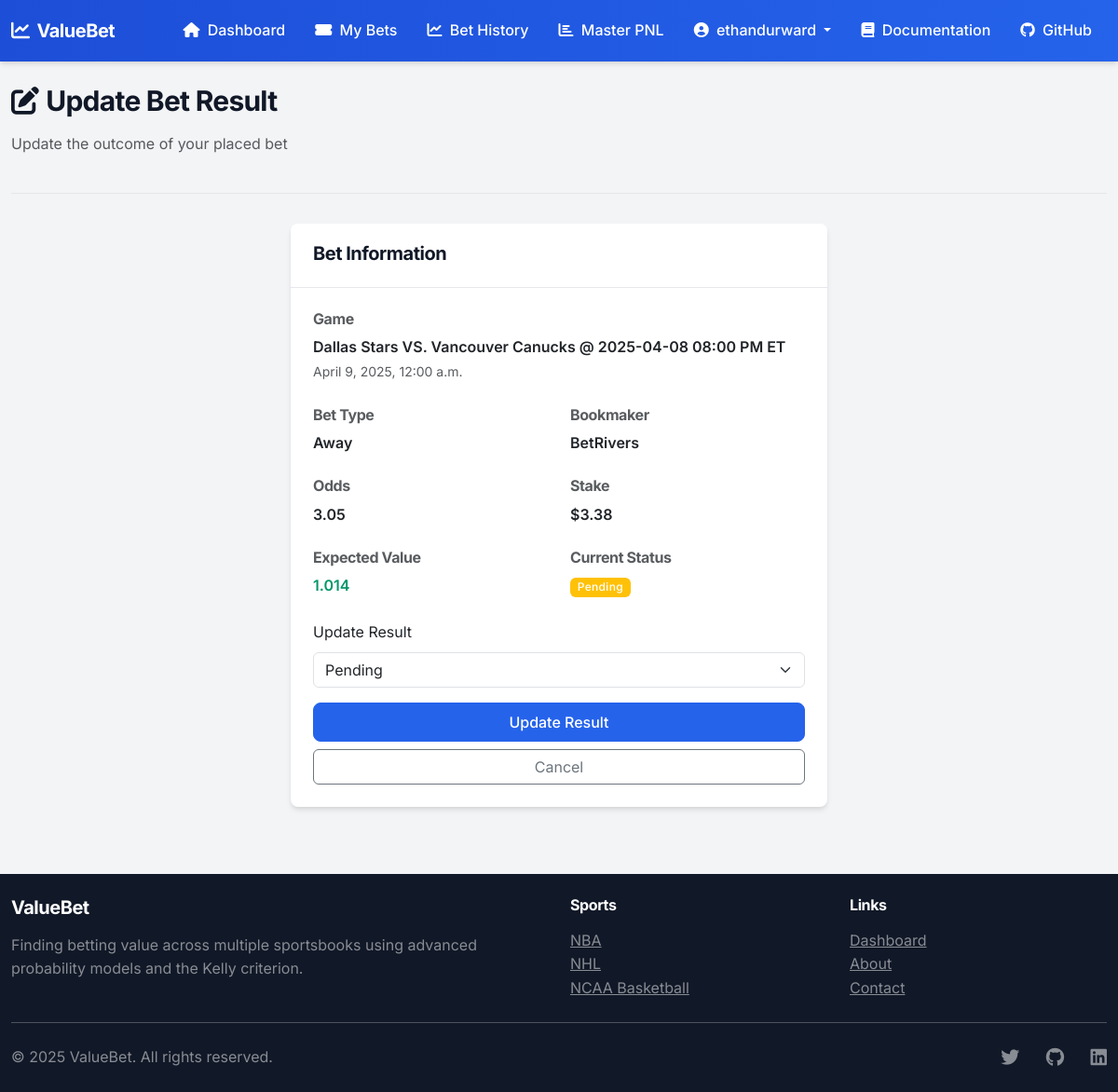
The page /bet/2/update/ (signed in) on the database its author committed.
### betting/models.py (models this page shows, shortened)
class PlacedBet(models.Model):
    STATUS_CHOICES = (
        ('pending', 'Pending'),
        ('won', 'Won'),
        ('lost', 'Lost'),
        ('push', 'Push'),
        ('cancelled', 'Cancelled'),
    )
    user = models.ForeignKey(User, on_delete=models.CASCADE, related_name='placed_bets')
    value_bet = models.ForeignKey('ValueBet', on_delete=models.SET_NULL, null=True, related_name='placed_bets')
    game = models.ForeignKey('Game', on_delete=models.SET_NULL, null=True)
    bookmaker = models.CharField(max_length=100)
    bet_type = models.CharField(max_length=100)  # home, away, over, under, etc.
    odds = models.FloatField()
    stake = models.DecimalField(max_digits=10, decimal_places=2)
    expected_value = models.FloatField()
    true_probability = models.FloatField()
    placed_at = models.DateTimeField(auto_now_add=True)
    status = models.CharField(max_length=20, choices=STATUS_CHOICES, default='pending')
    result_updated_at = models.DateTimeField(null=True, blank=True)
    profit_loss = models.DecimalField(max_digits=10, decimal_places=2, null=True, blank=True)

class Game(models.Model):
    id = models.UUIDField(primary_key=True, default=uuid.uuid4, editable=False)
    sport = models.ForeignKey(Sport, on_delete=models.CASCADE, related_name='games')
    title = models.CharField(max_length=255)
    home_team = models.CharField(max_length=100)
    away_team = models.CharField(max_length=100)
    commence_time = models.DateTimeField()
    created_at = models.DateTimeField(auto_now_add=True)

### betting/views.py (the view)
# urls.py: path('bet/<int:bet_id>/update/', views.update_bet_result, name='update_bet_result'),
@login_required
def update_bet_result(request, bet_id):
    placed_bet = get_object_or_404(PlacedBet, id=bet_id, user=request.user)
    if request.method == 'POST':
        form = PlacedBetResultForm(request.POST, instance=placed_bet)
        if form.is_valid():
            bet = form.save(commit=False)
            bet.result_updated_at = timezone.now()
            bet.calculate_profit_loss()
            bet.save()
            messages.success(request, 'Bet result updated successfully.')
            return redirect('betting:my_bets')
    else:
        form = PlacedBetResultForm(instance=placed_bet)
    context = {
        'form': form,
        'bet': placed_bet
    }
    return render(request, 'betting/update_bet.html', context)

### betting/forms.py
class PlacedBetResultForm(forms.ModelForm):
    class Meta:
        model = PlacedBet
        fields = ['status']
        widgets = {
            'status': forms.Select(attrs={'class': 'form-select'})
        }

### betting/templates/betting/update_bet.html (shortened to what this page needs)
{% extends 'betting/base.html' %}
{% block content %}
<div class="page-header">
    <div>
        <h1><i class="fas fa-edit me-2"></i>Update Bet Result</h1>
        <p class="text-muted">Update the outcome of your placed bet</p>
    </div>
</div>
<div class="row justify-content-center">
    <div class="col-md-6">
        <div class="card mb-4">
            <div class="card-header">
                <h5>Bet Information</h5>
            </div>
            <div class="card-body">
                <div class="mb-4">
                    <h6 class="text-muted mb-2">Game</h6>
                    <p class="mb-0 fw-bold">{{ bet.game.title }}</p>
                    <small class="text-muted">{{ bet.game.commence_time|date:"F j, Y, g:i a" }}</small>
                </div>
                <div class="row mb-4">
                    <div class="col-md-6">
                        <h6 class="text-muted mb-2">Bet Type</h6>
                        <p class="mb-0 fw-bold">{{ bet.bet_type|title }}</p>
                    </div>
                    <div class="col-md-6">
                        <h6 class="text-muted mb-2">Bookmaker</h6>
                        <p class="mb-0 fw-bold">{{ bet.bookmaker }}</p>
                    </div>
                </div>
                <div class="row mb-4">
                    <div class="col-md-6">
                        <h6 class="text-muted mb-2">Odds</h6>
                        <p class="mb-0 fw-bold">{{ bet.odds|floatformat:2 }}</p>
                    </div>
                    <div class="col-md-6">
                        <h6 class="text-muted mb-2">Stake</h6>
                        <p class="mb-0 fw-bold">${{ bet.stake|floatformat:2 }}</p>
                    </div>
                </div>
                <div class="row mb-4">
                    <div class="col-md-6">
                        <h6 class="text-muted mb-2">Expected Value</h6>
                        <p class="mb-0 fw-bold {% if bet.expected_value > 1.05 %}text-danger{% elif bet.expected_value > 1.0 %}text-success{% endif %}">
                            {{ bet.expected_value|floatformat:3 }}
                        </p>
                    </div>
                    <div class="col-md-6">
                        <h6 class="text-muted mb-2">Current Status</h6>
                        <p class="mb-0">
                            {% if bet.status == 'pending' %}
                                <span class="badge bg-warning">Pending</span>
                            {% elif bet.status == 'won' %}
                                <span class="badge bg-success">Won</span>
                            {% elif bet.status == 'lost' %}
                                <span class="badge bg-danger">Lost</span>
                            {% elif bet.status == 'push' %}
                                <span class="badge bg-secondary">Push</span>
                            {% else %}
                                <span class="badge bg-info">{{ bet.status|title }}</span>
                            {% endif %}
                        </p>
                    </div>
                </div>
                <form method="post" novalidate>
                    <div class="mb-3">
                        <label for="{{ form.status.id_for_label }}" class="form-label">Update Result</label>
                        {{ form.status }}
                    </div>
                    <div class="d-grid gap-2">
                        <button type="submit" class="btn btn-primary">Update Result</button>
                        <a href="{% url 'betting:my_bets' %}" class="btn btn-outline-secondary">Cancel</a>
                    </div>
                </form>
            </div>
        </div>
    </div>
</div>
{% endblock %}

### betting/templates/betting/base.html (shortened to what this page needs)
<!DOCTYPE html>
<html lang="en">
<head>
    {% load static %}
    <link href="https://cdn.jsdelivr.net/npm/bootstrap@5.3.0-alpha1/dist/css/bootstrap.min.css" rel="stylesheet">
    <link rel="stylesheet" href="https://cdnjs.cloudflare.com/ajax/libs/font-awesome/6.0.0/css/all.min.css">
    <link rel="stylesheet" href="{% static 'css/style.css' %}">
</head>
<body>
    <nav class="navbar navbar-expand-lg navbar-dark mb-4">
        <div class="container">
            <a class="navbar-brand" href="{% url 'betting:home' %}">
                <i class="fas fa-chart-line me-2"></i>ValueBet
            </a>
            <div class="collapse navbar-collapse" id="navbarNav">
                <ul class="navbar-nav ms-auto">
                    <li class="nav-item">
                        <a class="nav-link active" href="{% url 'betting:home' %}">
                            <i class="fas fa-home me-1"></i> Dashboard
                        </a>
                    </li>
                    {% if user.is_authenticated %}
                    <li class="nav-item">
                        <a class="nav-link" href="{% url 'betting:my_bets' %}">
                            <i class="fas fa-ticket-alt me-1"></i> My Bets
                        </a>
                    </li>
                    <li class="nav-item">
                        <a class="nav-link" href="{% url 'betting:bet_history' %}">
                            <i class="fas fa-chart-line me-1"></i> Bet History
                        </a>
                    </li>
                    <li class="nav-item">
                        <a class="nav-link" href="{% url 'betting:master_pnl_tracker' %}">
                            <i class="fas fa-chart-bar me-1"></i> Master PNL
                        </a>
                    </li>
                    <li class="nav-item dropdown">
                        <a class="nav-link dropdown-toggle" href="#" id="userDropdown" role="button" data-bs-toggle="dropdown" aria-expanded="false">
                            <i class="fas fa-user-circle me-1"></i> {{ user.username }}
                        </a>
                    </li>
                    {% endif %}
                    <li class="nav-item">
                        <a class="nav-link" href="#">
                            <i class="fas fa-book me-1"></i> Documentation
                        </a>
                    </li>
                    <li class="nav-item">
                        <a class="nav-link" href="#" target="_blank">
                            <i class="fab fa-github me-1"></i> GitHub
                        </a>
                    </li>
                </ul>
            </div>
        </div>
    </nav>
    <div class="container mb-5">
        {% block content %}{% endblock %}
    </div>
    <footer class="py-4">
        <div class="container">
            <div class="row">
                <div class="col-md-6">
                    <h5 class="text-white mb-3">ValueBet</h5>
                    <p class="text-white-50 mb-0">Finding betting value across multiple sportsbooks using advanced probability models and the Kelly criterion.</p>
                </div>
                <div class="col-md-3">
                    <h6 class="text-white mb-3">Sports</h6>
                    <ul class="list-unstyled mb-0">
                        <li><a href="#" class="text-white-50">NBA</a></li>
                        <li><a href="#" class="text-white-50">NHL</a></li>
                        <li><a href="#" class="text-white-50">NCAA Basketball</a></li>
                    </ul>
                </div>
                <div class="col-md-3">
                    <h6 class="text-white mb-3">Links</h6>
                    <ul class="list-unstyled mb-0">
                        <li><a href="{% url 'betting:home' %}" class="text-white-50">Dashboard</a></li>
                        <li><a href="#" class="text-white-50">About</a></li>
                        <li><a href="#" class="text-white-50">Contact</a></li>
                    </ul>
                </div>
            </div>
            <hr class="my-4 bg-white-50 opacity-25">
            <div class="row align-items-center">
                <div class="col-md-6 text-center text-md-start">
                    <p class="text-white-50 mb-0">
                        &copy; {% now "Y" %} ValueBet. All rights reserved.
                    </p>
                </div>
                <div class="col-md-6 text-center text-md-end">
                    <ul class="list-inline mb-0">
                        <li class="list-inline-item">
                            <a href="#" class="text-white-50"><i class="fab fa-twitter fa-lg"></i></a>
                        </li>
                        <li class="list-inline-item ms-3">
                            <a href="#" class="text-white-50"><i class="fab fa-github fa-lg"></i></a>
                        </li>
                        <li class="list-inline-item ms-3">
                            <a href="#" class="text-white-50"><i class="fab fa-linkedin fa-lg"></i></a>
                        </li>
                    </ul>
                </div>
            </div>
        </div>
    </footer>
    <div id="toast-container" class="position-fixed top-0 end-0 p-3" style="z-index: 1050;"></div>
</body>
</html>

### static/css/style.css (style rules this page uses)
:root { --primary-color: #2563eb; --primary-dark: #1d4ed8; --primary-light: #dbeafe; --success-color: #059669; --danger-color: #dc2626; --warning-color: #f59e0b; --dark-color: #111827; --light-color: #f9fafb; --gray-100: #f3f4f6; --gray-200: #e5e7eb; --gray-300: #d1d5db; --gray-700: #374151; --gray-900: #111827; --border-radius: 0.5rem; --shadow-sm: 0 1px 2px 0 rgba(0, 0, 0, 0.05); --shadow: 0 4px 6px -1px rgba(0, 0, 0, 0.1), 0 2px 4px -1px rgba(0, 0, 0, 0.06); --shadow-lg: 0 10px 15px -3px rgba(0, 0, 0, 0.1), 0 4px 6px -2px rgba(0, 0, 0, 0.05); }
body { background-color: var(--gray-100); min-height: 100vh; display: flex; flex-direction: column; font-family: 'Inter', -apple-system, BlinkMacSystemFont, 'Segoe UI', Roboto, Oxygen, Ubuntu, Cantarell, sans-serif; color: var(--gray-700); line-height: 1.6; }
.navbar { box-shadow: var(--shadow); background: linear-gradient(to right, var(--primary-dark), var(--primary-color)); }
.navbar-brand { font-weight: 700; letter-spacing: -0.5px; }
.navbar-dark .navbar-nav .nav-link { color: white; font-weight: 500; padding: 0.75rem 1rem; transition: all 0.2s ease; }
.container { max-width: 1200px; margin: 0 auto; }
h1, h2, h3, h4, h5, h6 { font-weight: 700; color: var(--dark-color); letter-spacing: -0.025em; margin-bottom: 1rem; }
h1 { font-size: 1.875rem; line-height: 2.25rem; }
footer { margin-top: auto; padding: 2rem 0; background: linear-gradient(to right, var(--gray-900), var(--dark-color)); color: white; }
.page-header { display: flex; justify-content: space-between; align-items: center; padding-bottom: 1.5rem; border-bottom: 1px solid var(--gray-200); margin-bottom: 2rem; }
.btn-primary { background-color: var(--primary-color); border-color: var(--primary-color); font-weight: 500; padding: 0.5rem 1.25rem; border-radius: var(--border-radius); transition: all 0.2s ease; }
.card { border: none; border-radius: var(--border-radius); box-shadow: var(--shadow); transition: transform 0.3s ease, box-shadow 0.3s ease; margin-bottom: 1.5rem; overflow: hidden; }
.card-header { padding: 1.25rem 1.5rem; background-color: white; border-bottom: 1px solid var(--gray-200); }
.card-header h5 { font-size: 1.25rem; margin-bottom: 0.25rem; color: var(--dark-color); }
.card-body { padding: 1.5rem; }
.text-success { color: var(--success-color) !important; }
.fw-bold { font-weight: 600 !important; }
.badge { font-weight: 500; letter-spacing: 0.025em; }

### rows shown on the page
PlacedBet: game "Dallas Stars VS. Vancouver Canucks @ 2025-04-08 08:00 PM ET", game.commence_time "April 9, 2025, 12:00 a.m.", bet_type "Away", bookmaker "BetRivers", odds "3.05", stake "3.38", expected_value "1.014", status "Pending"

### other values the page prints
{{ user.username }} "ethandurward"
